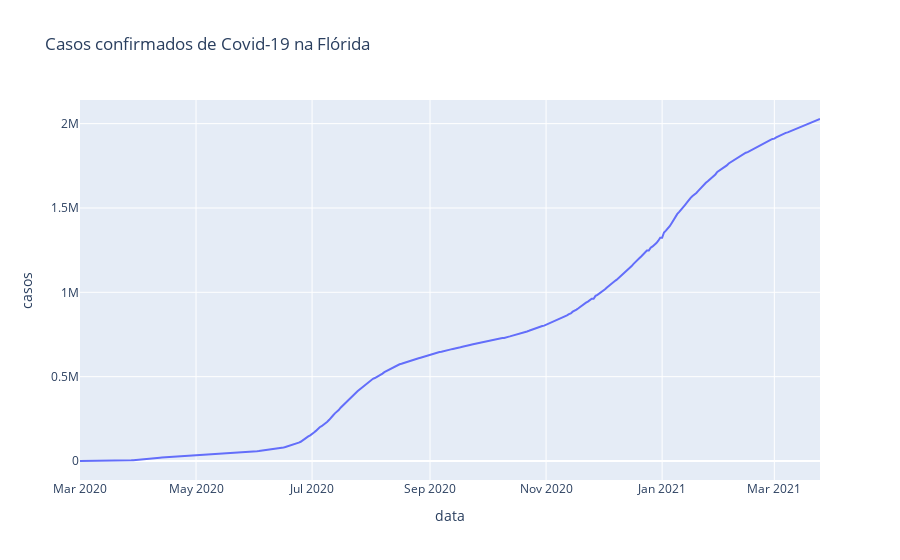

Notebook code for this chart:
### Code cell
# Ver os casos na Flórida
px.line(fl, 'data', 'casos', title='Casos confirmados de Covid-19 na Flórida')

### Figure 1 — Plotly figure (JSON) as saved in the notebook; plotly's stock layout.template omitted (floating-point values rounded to 4 significant figures; data arrays with more than 128 entries replaced by an {"elided": "..."} marker saying what was removed)
{"data": [{"hovertemplate": "data=%{x}<br>casos=%{y}<extra></extra>", "legendgroup": "", "line": {"color": "#636efa", "dash": "solid"}, "mode": "lines", "name": "", "orientation": "v", "showlegend": false, "type": "scatter", "x": {"elided": "390 str values"}, "xaxis": "x", "y": {"elided": "390 int values"}, "yaxis": "y"}], "layout": {"legend": {"tracegroupgap": 0}, "title": {"text": "Casos confirmados de Covid-19 na Flórida"}, "xaxis": {"anchor": "y", "domain": [0, 1], "title": {"text": "data"}}, "yaxis": {"anchor": "x", "domain": [0, 1], "title": {"text": "casos"}}}}
